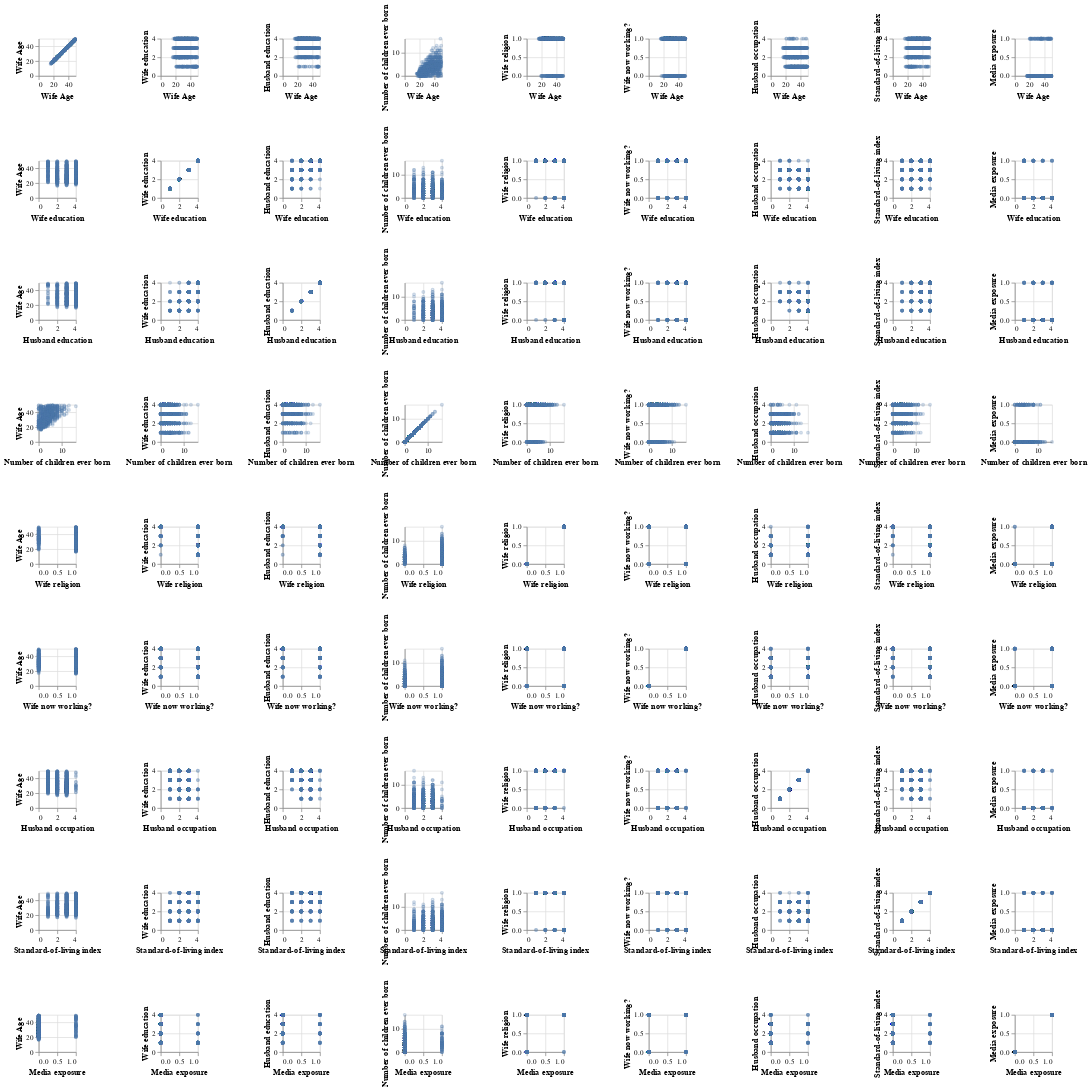

Notebook source saved alongside this figure:
### Markdown cell above
### 3.2 Plot the Scatter Plot and Correlation Plot of all features

### Code cell
alt.Chart(train_df).mark_point(opacity=0.3, size=10).encode(
    x=alt.X(alt.repeat("row"), type="quantitative"),
    y=alt.Y(alt.repeat("column"), type="quantitative"),
).properties(width=50, height=50).repeat(
    row=list(train_df.drop(columns=["Contraceptive method used"]).columns),
    column=list(train_df.drop(columns=["Contraceptive method used"]).columns),
)

### Figure 1 — Vega-Lite specification as saved in the notebook (floating-point values rounded to 4 significant figures; data arrays with more than 128 entries replaced by an {"elided": "..."} marker saying what was removed)
{"config": {"view": {"continuousWidth": 400, "continuousHeight": 300}}, "repeat": {"column": ["Wife Age", "Wife education", "Husband education", "Number of children ever born", "Wife religion", "Wife now working?", "Husband occupation", "Standard-of-living index", "Media exposure"], "row": ["Wife Age", "Wife education", "Husband education", "Number of children ever born", "Wife religion", "Wife now working?", "Husband occupation", "Standard-of-living index", "Media exposure"]}, "spec": {"data": {"name": "data-2ecc569351b350be7a678684307e3d89"}, "mark": {"type": "point", "opacity": 0.3, "size": 10}, "encoding": {"x": {"type": "quantitative", "field": {"repeat": "row"}}, "y": {"type": "quantitative", "field": {"repeat": "column"}}}, "height": 50, "width": 50}, "$schema": "https://vega.github.io/schema/vega-lite/v4.8.1.json", "datasets": {"data-2ecc569351b350be7a678684307e3d89": {"elided": "1031 records"}}}
